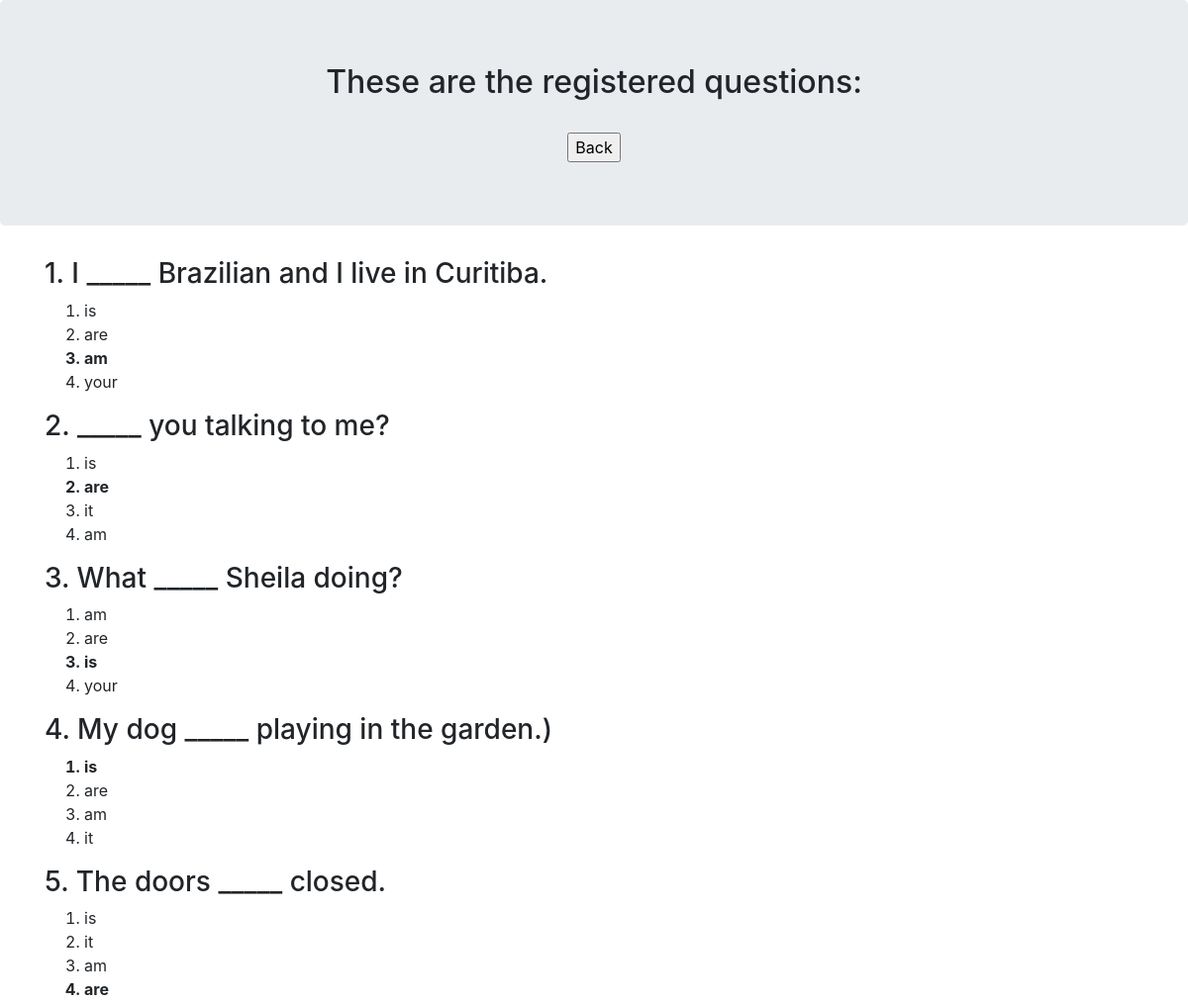
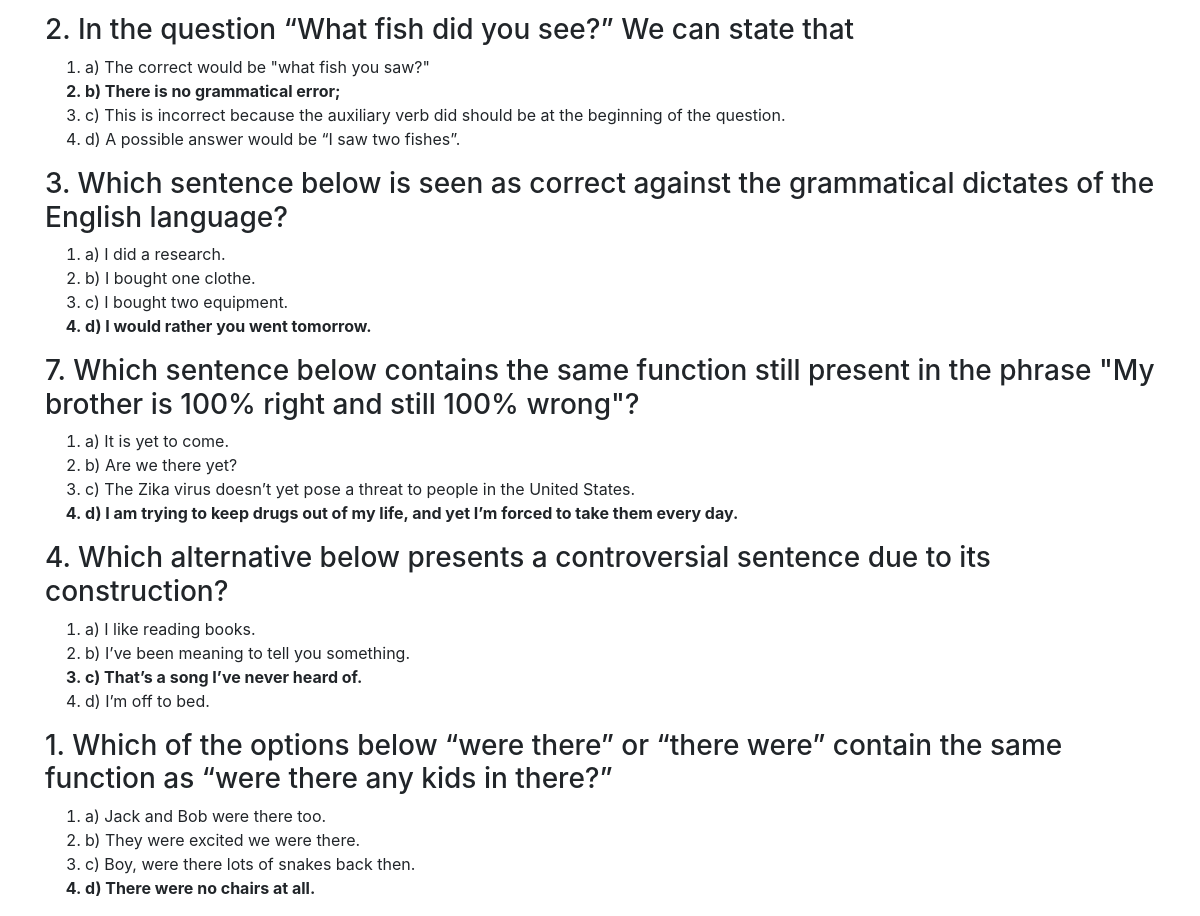
The app's page /professor/visualizacao/verQuestoesView.php (signed in) with its own data (2 pictures, top to bottom).
### tables this page shows
CREATE TABLE `questao` (
  `idquestao` int(3) NOT NULL,
  `enunciado` varchar(500) NOT NULL,
  `opA` varchar(120) NOT NULL,
  `opB` varchar(120) NOT NULL,
  `opC` varchar(120) NOT NULL,
  `opD` varchar(120) NOT NULL,
  `gabarito` int(11) NOT NULL,
  `tipo` int(1) DEFAULT NULL
);

### professor/visualizacao/verQuestoes.php (called while the page is built, shortened)
<?php
function buscarQuestoes() {
    $connection = mysqli_connect("localhost", "root", "", "portalcursodeingles");
    $sql = "SELECT idquestao, enunciado, opA, opB, opC, opD, gabarito FROM questao";
    $result = mysqli_query($connection, $sql);
    $questoes = [];
    if(mysqli_query($connection, $sql)) {
        if (mysqli_num_rows($result) > 0) {
            $questao = [];
            while ($row = mysqli_fetch_assoc($result)) {
                $questao['idquestao'] = $row['idquestao'];
                $questao['enunciado'] = $row['enunciado'];
                $questao['opA'] = $row['opA'];
                $questao['opB'] = $row['opB'];
                $questao['opC'] = $row['opC'];
                $questao['opD'] = $row['opD'];
                $questao['gabarito'] = $row['gabarito'];
                array_push($questoes, $questao);
            }
        }
    } else{
        die("erro no mysql $sql. " . mysqli_error($connection));
    }
    return $questoes;
}
?>

### professor/visualizacao/verQuestoesCtrl.php (called while the page is built)
<?php
    require_once('verQuestoes.php');
    function exibirQuestoes() {
        return buscarQuestoes();
    }
?>

### professor/visualizacao/verQuestoesView.php (the view, shortened to what this page needs)
<html>
    <head>
  <link rel="stylesheet" href="https://maxcdn.bootstrapcdn.com/bootstrap/4.3.1/css/bootstrap.min.css">
    </head>
<body>
<div class='jumbotron text-center'><h2> These are the registered questions: </h2><br>
<a href="../professorView.php"><input type='button' value='Back'></a></div>
<div class="container">
<?php
   require_once('verQuestoesCtrl.php');
    $questoes = exibirQuestoes();
    foreach ($questoes as $questao) {
        echo "<h3>" . $questao['enunciado'] . "</h3>";
        echo "<ol type='1'>";
        if ( $questao['gabarito'] == 1)
            echo "<b>";
        echo "<li>" . $questao['opA'] . "</li>";
        if ( $questao['gabarito'] == 1)
            echo "</b>";
        if ( $questao['gabarito'] == 2)
            echo "<b>";
        echo "<li>" . $questao['opB'] . "</li>";
        if ( $questao['gabarito'] == 2)
            echo "</b>";
        if ( $questao['gabarito'] == 3)
            echo "<b>";
        echo "<li>" . $questao['opC'] . "</li>";
        if ( $questao['gabarito'] == 3)
            echo "</b>";
        if ( $questao['gabarito'] == 4)
            echo "<b>";
        echo "<li>" . $questao['opD'] . "</li>";
        if ( $questao['gabarito'] == 4)
            echo "</b>";
        echo "</ol>";
    }
?>
</div>
</body>
</html>

### records on screen
questao: enunciado "1. I _____ Brazilian and I live in Curitiba.", opA "is", opB "are", opC "am", opD "your"
questao: enunciado "2. _____ you talking to me?", opA "is", opB "are", opC "it", opD "am"
questao: enunciado "3. What _____ Sheila doing?", opA "am", opB "are", opC "is", opD "your"
questao: enunciado "4. My dog _____ playing in the garden.)", opA "is", opB "are", opC "am", opD "it"
questao: enunciado "5. The doors _____ closed.", opA "is", opB "it", opC "am", opD "are"
questao: enunciado "2. In the question “What fish did you see?” We can state that", opA "a) The correct would be \"what fish you saw?\"", opB "b) There is no grammatical error;", opC "c) This is incorrect because the auxiliary verb did should be at the beginning of the question.", opD "d) A possible answer would be “I saw two fishes”."
questao: enunciado "3. Which sentence below is seen as correct against the grammatical dictates of the English language?", opA "a) I did a research.", opB "b) I bought one clothe.", opC "c) I bought two equipment.", opD "d) I would rather you went tomorrow."
questao: enunciado "7. Which sentence below contains the same function still present in the phrase \"My brother is 100% right and still 100% wrong\"?", opA "a) It is yet to come.", opB "b) Are we there yet?", opC "c) The Zika virus doesn’t yet pose a threat to people in the United States.", opD "d) I am trying to keep drugs out of my life, and yet I’m forced to take them every day."
questao: enunciado "4. Which alternative below presents a controversial sentence due to its construction?", opA "a) I like reading books.", opB "b) I’ve been meaning to tell you something.", opC "c) That’s a song I’ve never heard of.", opD "d) I’m off to bed."
questao: enunciado "1. Which of the options below “were there” or “there were” contain the same function as “were there any kids in there?”", opA "a) Jack and Bob were there too.", opB "b) They were excited we were there.", opC "c) Boy, were there lots of snakes back then.", opD "d) There were no chairs at all."
